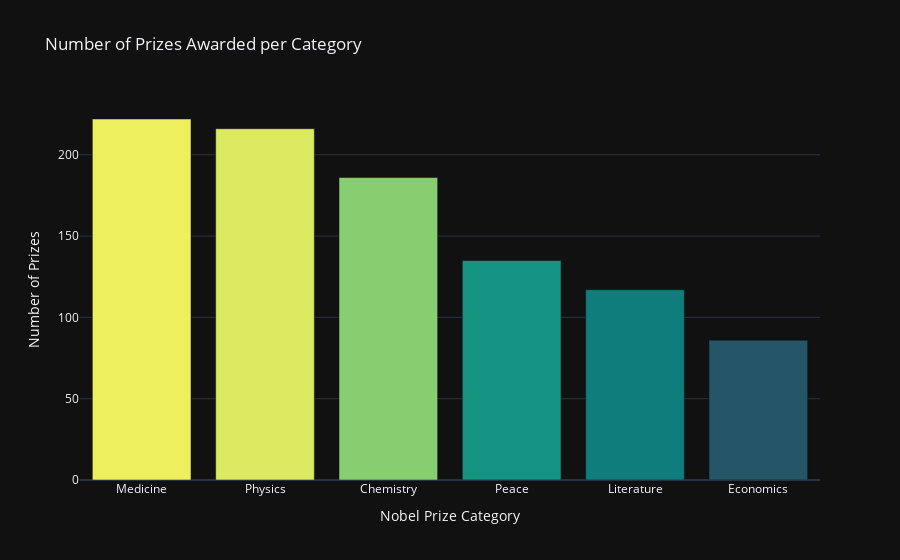

The code cell stored with this chart in its notebook:
### Code cell
prizes_per_category = df_data.category.value_counts()
v_bar = px.bar(
        x = prizes_per_category.index,
        y = prizes_per_category.values,
        color = prizes_per_category.values,
        color_continuous_scale='Aggrnyl',
        title='Number of Prizes Awarded per Category')

v_bar.update_layout(xaxis_title='Nobel Prize Category', 
                    coloraxis_showscale=False,
                    yaxis_title='Number of Prizes')
v_bar.show()

### Figure 1 — Plotly figure (JSON) as saved in the notebook; plotly's stock layout.template omitted (floating-point values rounded to 4 significant figures)
{"data": [{"alignmentgroup": "True", "hovertemplate": "x=%{x}<br>y=%{y}<br>color=%{marker.color}<extra></extra>", "legendgroup": "", "marker": {"color": [222, 216, 186, 135, 117, 86], "coloraxis": "coloraxis", "pattern": {"shape": ""}}, "name": "", "offsetgroup": "", "orientation": "v", "showlegend": false, "textposition": "auto", "x": ["Medicine", "Physics", "Chemistry", "Peace", "Literature", "Economics"], "xaxis": "x", "y": [222, 216, 186, 135, 117, 86], "yaxis": "y", "type": "bar"}], "layout": {"xaxis": {"anchor": "y", "domain": [0.0, 1.0], "title": {"text": "Nobel Prize Category"}}, "yaxis": {"anchor": "x", "domain": [0.0, 1.0], "title": {"text": "Number of Prizes"}}, "coloraxis": {"colorbar": {"title": {"text": "color"}}, "colorscale": [[0.0, "rgb(36, 86, 104)"], [0.1667, "rgb(15, 114, 121)"], [0.3333, "rgb(13, 143, 129)"], [0.5, "rgb(57, 171, 126)"], [0.6667, "rgb(110, 197, 116)"], [0.8333, "rgb(169, 220, 103)"], [1.0, "rgb(237, 239, 93)"]], "showscale": false}, "legend": {"tracegroupgap": 0}, "title": {"text": "Number of Prizes Awarded per Category"}, "barmode": "relative"}}
